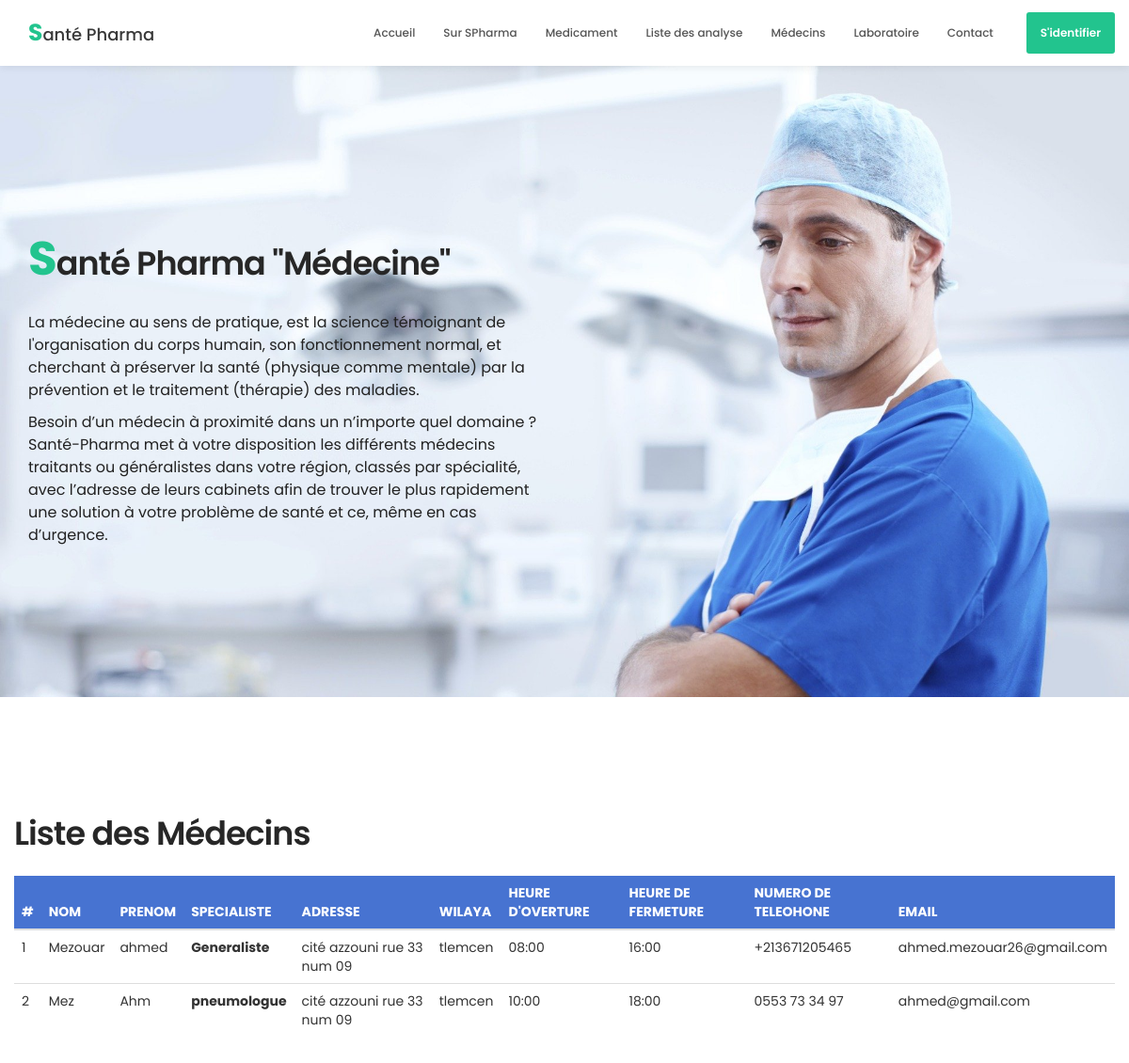
Page /medecin.php on the earlier database version.
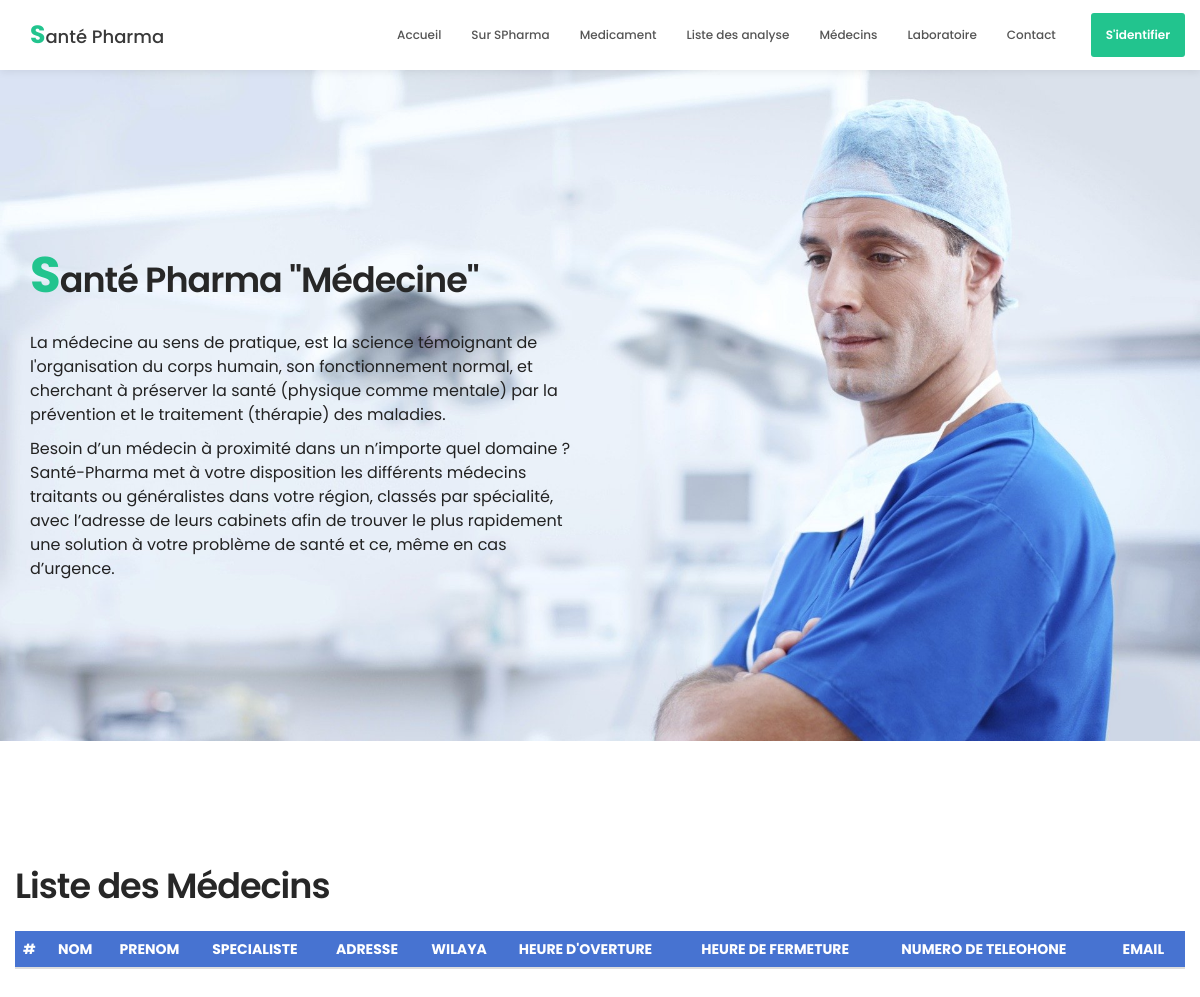
Same page on the later database version.
### tables this page shows
CREATE TABLE `medecin` (
  `id_U` int(3) NOT NULL,
  `Nom` varchar(20) NOT NULL,
  `prenom` varchar(20) NOT NULL,
  `date` date NOT NULL,
  `email` varchar(50) NOT NULL,
  `password` char(20) NOT NULL,
  `Sexe` varchar(20) NOT NULL,
  `addres` varchar(100) NOT NULL,
  `region` varchar(50) NOT NULL,
  `wilaya` varchar(50) NOT NULL,
  `choix` varchar(20) NOT NULL,
  `specialite` varchar(100) NOT NULL,
  `HOV` varchar(6) NOT NULL,
  `HOF` varchar(6) NOT NULL,
  `numAgre` varchar(20) NOT NULL,
  `numTel` varchar(20) NOT NULL,
  `dateInsec` timestamp NOT NULL DEFAULT current_timestamp(),
  `accept` int(11) NOT NULL
);

### medecin.php (the view, shortened to what this page needs)
<!DOCTYPE html>
<html lang="fr">
<head>
     <link rel="stylesheet" href="css/bootstrap.min.css">
     <link rel="stylesheet" href="css/font-awesome.min.css">
     <link rel="stylesheet" href="css/animate.css">
     <link rel="stylesheet" href="css/owl.carousel.css">
     <link rel="stylesheet" href="css/owl.theme.default.min.css">
     <link rel="stylesheet" href="css/tooplate-style.css">
</head>
<body id="top" data-spy="scroll" data-target=".navbar-collapse" data-offset="50">
     <section class="navbar navbar-default navbar-static-top" role="navigation">
          <div class="container">
               <div class="navbar-header">
                    <a href="index.php" class="navbar-brand"><b>S</b>anté Pharma</a>
               </div>
               <div class="collapse navbar-collapse">
                    <ul class="nav navbar-nav navbar-right">
                         <li><a href="index.php" class="smoothScroll">Accueil</a></li>
                         <li><a href="index.php" class="smoothScroll">Sur SPharma</a></li>
                         <li><a href="listemedicam.php" class="smoothScroll">Medicament</a></li>
                         <li><a href="laboratoire.php" class="smoothScroll">Liste des analyse</a></li>
                         <li><a href="medecin.php" class="smoothScroll">Médecins</a></li>
                         <li><a href="#team1" class="smoothScroll">Laboratoire</a></li>
                         <li><a href="#footer" class="smoothScroll">Contact</a></li>
                         <li class="appointment-btn1"><a href="compte.php">S'identifier</a></li>
                    </ul>
               </div>
          </div>
     </section>
     <section id="about1">
          <div class="container">
               <div class="row">
                    <div class="col-md-6 col-sm-6">
                         <div class="about-info">
                              <h2 class="wow fadeInUp" data-wow-delay="0.6s"><b>S</b>anté Pharma "Médecine"</h2>
                              <div class="wow fadeInUp" data-wow-delay="0.8s">
                                   <p>La médecine au sens de pratique, est la science témoignant de l'organisation du corps humain,
                                        son fonctionnement normal, et cherchant à préserver la santé (physique comme mentale) par la prévention
                                        et le traitement (thérapie) des maladies. </p>
                                        <p>Besoin d’un médecin à proximité dans un n’importe quel domaine ?
                                        Santé-Pharma met à votre disposition les différents médecins traitants ou généralistes
                                        dans votre région, classés par spécialité, avec l’adresse de leurs cabinets afin
                                        de trouver le plus rapidement une solution à votre problème de santé et ce, même en cas d’urgence.</p>
                              </div>
                         </div>
                    </div>
               </div>
          </div>
     </section>
     <section id="team" data-stellar-background-ratio="1">
          <div class="container">
               <div class="row">
               <h2>Liste des Médecins</h2>
               <table class="table table-hover" style="width:100%">
                    <thead style="background:#4773d1; color:white; vertical-align: middle;">
                    <tr>
                         <th scope="col">#</th>
                         <th scope="col">NOM</th>
                         <th scope="col">PRENOM</th>
                         <th scope="col">SPECIALISTE</th>
                         <th scope="col">ADRESSE</th>
                         <th scope="col">WILAYA</th>
                         <th scope="col">HEURE D'OVERTURE</th>
                         <th scope="col">HEURE DE FERMETURE</th>
                         <th scope="col">NUMERO DE TELEOHONE</th>
                         <th scope="col">EMAIL</th>
                    </tr>
                    </thead>
                    <tbody>
                         <?php
          include("connexion3.php");
          $query = "select * from medecin";
          $stat = $conn->query($query);
          $tab = $stat->fetchAll();
          foreach($tab as $ligne)
          {
               echo "<tr><td>".$ligne ["id_U"]."</td><td>".$ligne ["Nom"]."</td><td>".$ligne ["prenom"]."</td><th>".$ligne ["specialite"]."</th><td>".$ligne ["addres"]."</td><td>".$ligne ["wilaya"]."</td><td>".$ligne ["HOV"]."</td><td>".$ligne ["HOF"]."</td><td>".$ligne ["numTel"]."</td><td>".$ligne ["email"]."</td></tr>";
          }
        ?>
                    </tbody>
                    </table>
               </div>
          </div>
     </section>
</body>
</html>

Differences in the rows shown:
removed medecin: id_U "1", Nom "Mezouar", prenom "ahmed", specialite "Generaliste", addres "cité azzouni rue 33 num 09", wilaya "tlemcen", HOV "08:00", HOF "16:00", numTel "+213671205465", email "ahmed.mezouar26@gmail.com"
removed medecin: id_U "2", Nom "Mez", prenom "Ahm", specialite "pneumologue", addres "cité azzouni rue 33 num 09", wilaya "tlemcen", HOV "10:00", HOF "18:00", numTel "0553 73 34 97", email "ahmed@gmail.com"
